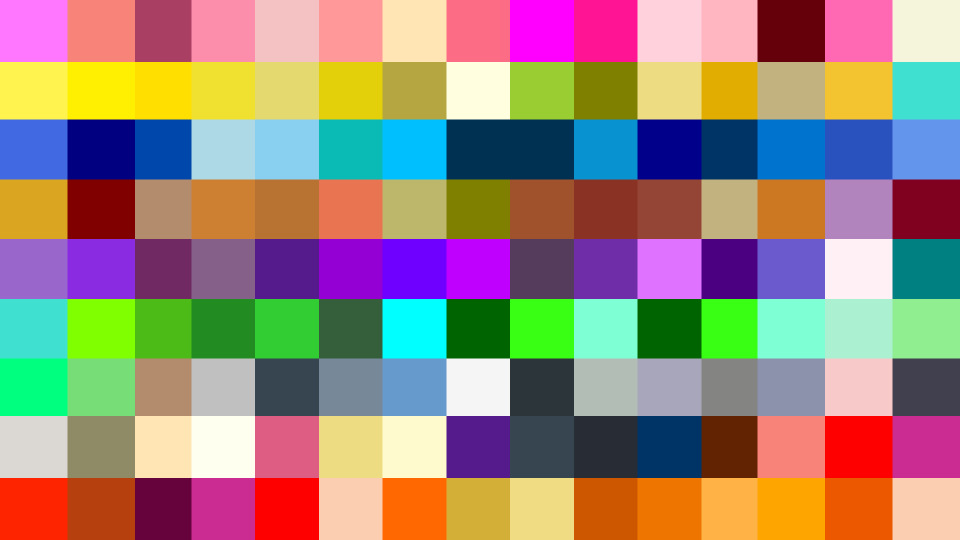
#> input picture color_detector/test1.png, 1920 x 1080 px (shown at 1/2 size)
$ python color_detector.py --image test1.png
#> lines starting #> are read from the running program, lines starting #| are printed output that depends on the picture; after the words box and inside, x2 and y2 are one past the last pixel; in counts of white or black regions, pixels touching at a corner belong together
import numpy as np
import argparse
import cv2

#variables

appara = argparse.ArgumentParser()
appara.add_argument("-i", "--image", help = "path to the image")
args = vars(appara.parse_args())

# load the image
image = cv2.imread(args["image"])
#> image is the input picture: shape (1080, 1920, 3); mean B, G, R 121.9, 133.8, 154.9

boundaries = [
        ([229, 180, 68],[247, 231, 204]),
	([102, 102, 102],[130,158,189]),
	([0,0,0], [255,255,0]),
	([253,0,255],[255,0,255])
    ]


for (lower, upper) in boundaries:

	lower = np.array(lower, dtype = "uint8")
	upper = np.array(upper, dtype = "uint8")

	mask = cv2.inRange(image, lower, upper)
	output = cv2.bitwise_and(image, image, mask = mask)

	cv2.imshow("images", np.hstack([image, output]))
	cv2.waitKey(0)
#> this loop made 4 passes
#> pass 1, `mask = cv2.inRange(image, lower, upper)`:
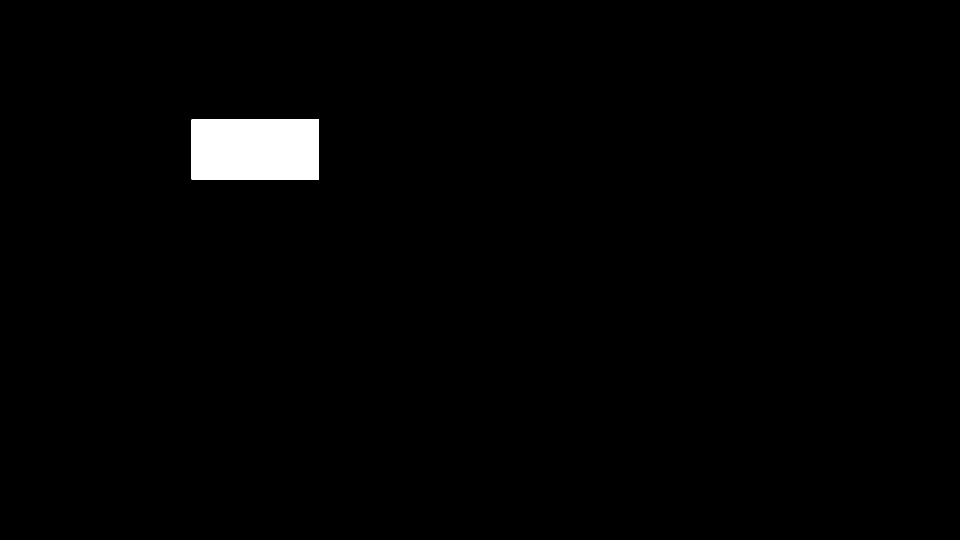
#> mask: shape (1080, 1920) (shown at 1/2 size); 1.5% white; 1 white region, box (x1, y1, x2, y2) and area: (383, 239, 638, 359) 30600
#> pass 1, `cv2.imshow("images", np.hstack([image, output]))`:
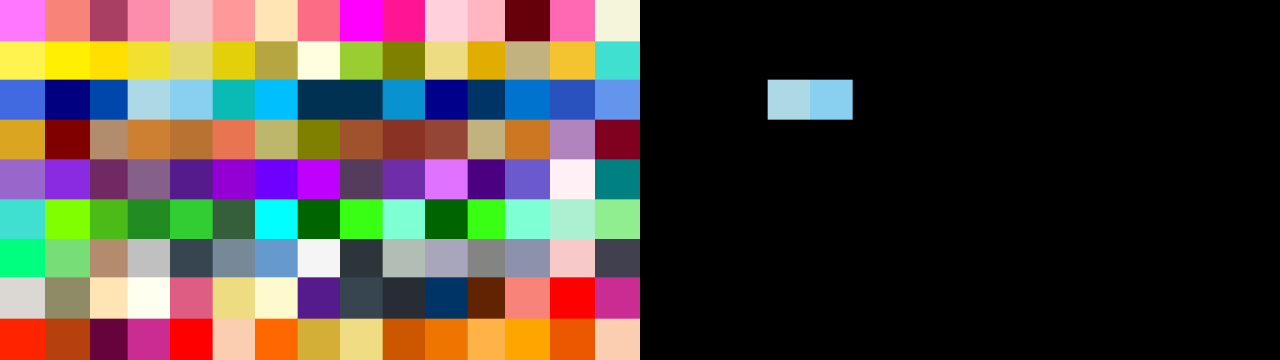
#> window 'images': shape (1080, 3840, 3) (shown at 1/3 size); mean B, G, R 62.7, 68.5, 78.6
#> pass 2, `mask = cv2.inRange(image, lower, upper)`:
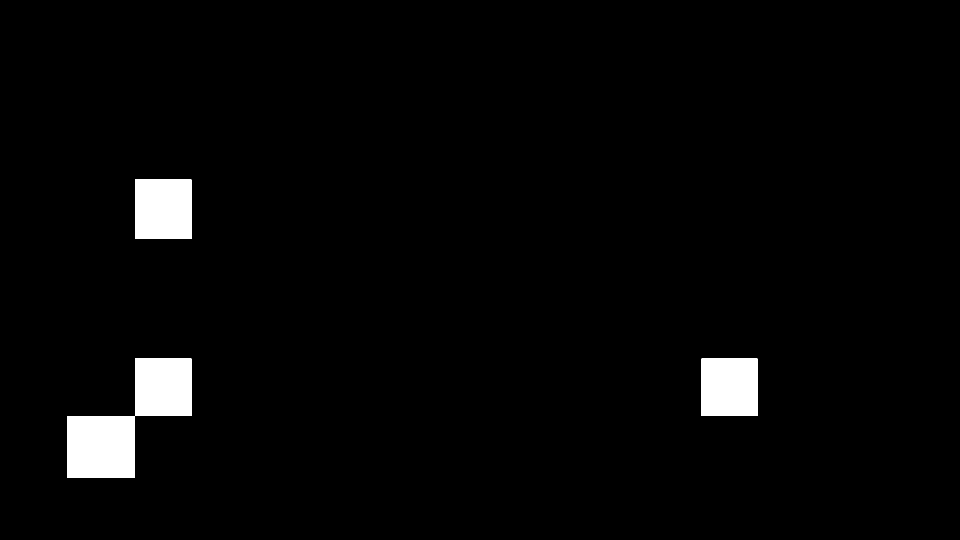
#> mask: shape (1080, 1920) (shown at 1/2 size); 2.7% white; 3 white regions, box (x1, y1, x2, y2) and area: (135, 717, 383, 956) 29735, (270, 359, 383, 478) 13447, (1403, 717, 1515, 832) 12880
